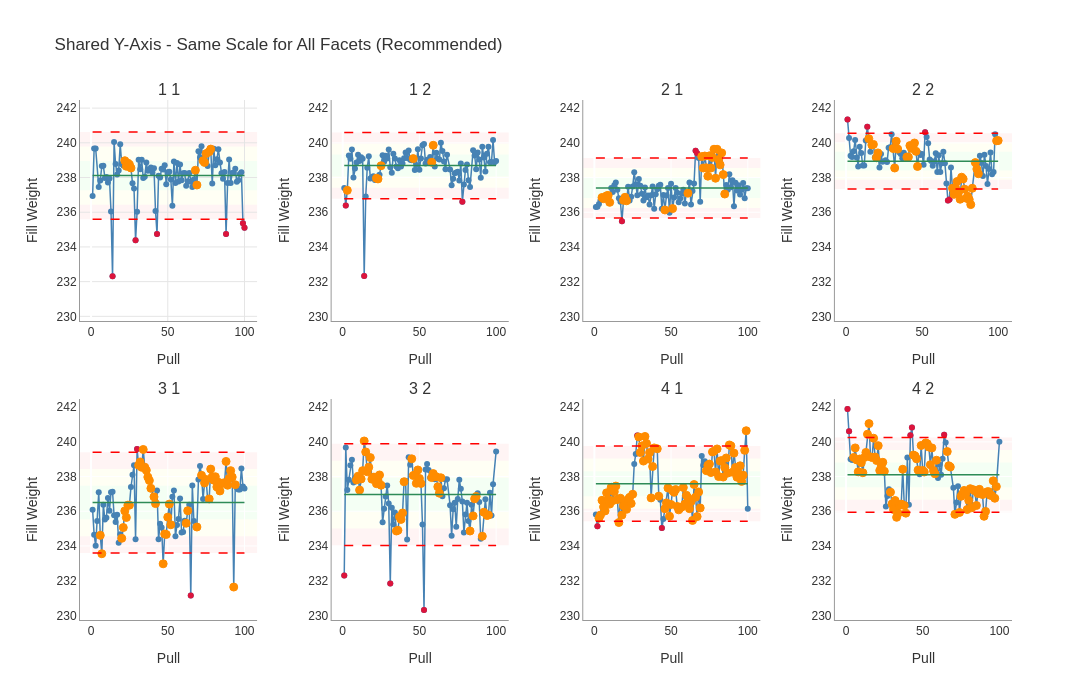

Here is the notebook cell this chart was saved with:
### Markdown cell above
---
## Summary

### New API Pattern

```python
pdf = ProcessDataFrame(df)
study = pdf.formulate(
    factors=[pdf.columns.lane, pdf.columns.phase],
    time=pdf.columns.pull,
    response=pdf.columns.fill_weight
)

# Different chart types from the same study
result_xbar = study.analyze('Xbar')  # Xbar + Sbar charts
result_imr = study.analyze('Imr')    # Stratified IMR charts
```

### Chart Types

| Analysis | Method | Charts | Description |
|----------|--------|--------|-------------|
| **Xbar-S** | `study.analyze('Xbar')` | Xbar, Sbar | Compare subgroup means/variability |
| **Stratified IMR** | `study.analyze('Imr')` | One per stratum | Monitor each group over time |

### Key Features

- **Auto-complete**: `pdf.columns.<column_name>` for IDE support
- **Two-tier signals**: Red (beyond limits), Orange (run rule patterns)
- **Shared Y-Axis**: `shared_yaxis=True` (default) for honest comparison
- **Zone shading**: `show_zones=True` to visualize sigma zones
- **Themes**: `theme='light'` or `theme='dark'`

### Code cell
# Shared Y-Axis (default) - enables honest comparison across facets
fig = result_imr.plot(
    show_zones=True,
    show_rules=True,
    shared_yaxis=True,      # Same y-scale for all facets (default)
    yaxis_padding=0.05,     # 5% padding (default)
    ncols=4,
    width=1400,
    height=700,
    title='Shared Y-Axis - Same Scale for All Facets (Recommended)'
)
fig.show()
